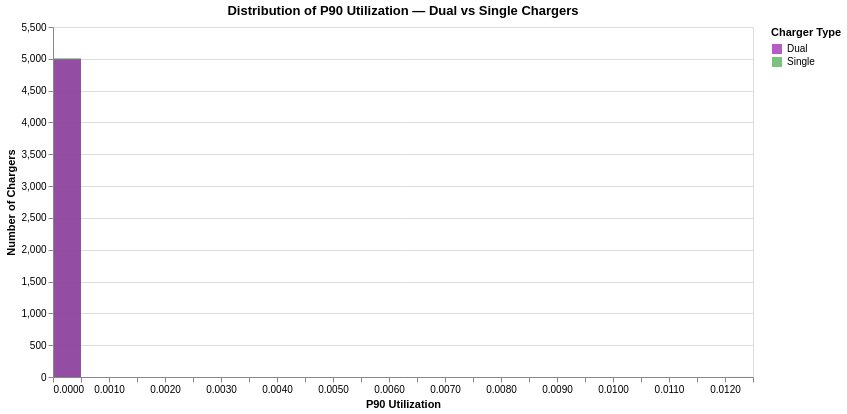

Notebook code cell kept with this figure:
### Code cell
# Distribution of P90 utilization per charger, dual vs single overlaid
util_p90 = (
    charger_analysis.utilization_percentiles(chargers)
    .with_columns(
        pl.when(
            pl.col('IsDual')
            .cast(pl.Utf8)
            .str.to_lowercase()
            .is_in(['true', 'dual', '1'])
        )
        .then(pl.lit('Dual'))
        .otherwise(pl.lit('Single'))
        .alias('ChargerType')
    )
    .to_pandas()
)

alt.Chart(util_p90).mark_bar(opacity=0.75).encode(
    alt.X('P90:Q', bin=alt.Bin(maxbins=40), title='P90 Utilization'),
    alt.Y('count()', title='Number of Chargers', stack=None),
    alt.Color('ChargerType:N', scale=color_scale, legend=alt.Legend(title='Charger Type')),
    tooltip=[
        alt.Tooltip('P90:Q', bin=alt.Bin(maxbins=40), title='P90 Utilization'),
        alt.Tooltip('count()', title='Chargers'),
        alt.Tooltip('ChargerType:N', title='Type'),
    ]
).properties(
    title='Distribution of P90 Utilization — Dual vs Single Chargers',
    width=700, height=350
).interactive()

### Figure 1 — Vega specification as saved in the notebook (floating-point values rounded to 4 significant figures)
{"$schema": "https://vega.github.io/schema/vega/v6.json", "data": [{"name": "param_1e9efca18e7a2868_store"}, {"name": "source_0", "values": [{"ChargerType": "Single", "__count": 5007, "bin_maxbins_40_P90": 0.0, "bin_maxbins_40_P90_end": 0.0005}, {"ChargerType": "Dual", "__count": 4992, "bin_maxbins_40_P90": 0.0, "bin_maxbins_40_P90_end": 0.0005}, {"ChargerType": "Dual", "__count": 1, "bin_maxbins_40_P90": 0.012, "bin_maxbins_40_P90_end": 0.0125}]}, {"name": "source_0_y_domain___count", "values": [{"min": 1, "max": 5007}]}], "signals": [{"name": "bin_maxbins_40_P90_bins", "value": {"fields": ["P90"], "fname": "bin_P90", "start": 0.0, "step": 0.0005, "stop": 0.0125}}, {"name": "unit", "value": {}, "on": [{"events": "pointermove", "update": "isTuple(group()) ? group() : unit"}]}, {"name": "param_1e9efca18e7a2868", "update": "vlSelectionResolve(\"param_1e9efca18e7a2868_store\", \"union\")"}, {"name": "param_1e9efca18e7a2868_P90", "on": [{"events": [{"source": "view", "type": "dblclick"}], "update": "null"}, {"events": {"signal": "param_1e9efca18e7a2868_translate_delta"}, "update": "panLinear(param_1e9efca18e7a2868_translate_anchor.extent_x, -param_1e9efca18e7a2868_translate_delta.x / width)"}, {"events": {"signal": "param_1e9efca18e7a2868_zoom_delta"}, "update": "zoomLinear(domain(\"x\"), param_1e9efca18e7a2868_zoom_anchor.x, param_1e9efca18e7a2868_zoom_delta)"}]}, {"name": "param_1e9efca18e7a2868_tuple", "on": [{"events": [{"signal": "param_1e9efca18e7a2868_P90"}], "update": "param_1e9efca18e7a2868_P90 ? {unit: \"\", fields: param_1e9efca18e7a2868_tuple_fields, values: [param_1e9efca18e7a2868_P90]} : null"}]}, {"name": "param_1e9efca18e7a2868_tuple_fields", "value": [{"field": "P90", "channel": "x", "type": "R"}]}, {"name": "param_1e9efca18e7a2868_translate_anchor", "value": {}, "on": [{"events": [{"source": "scope", "type": "pointerdown"}], "update": "{x: x(unit), y: y(unit), extent_x: domain(\"x\")}"}]}, {"name": "param_1e9efca18e7a2868_translate_delta", "value": {}, "on": [{"events": [{"source": "window", "between": [{"source": "scope", "type": "pointerdown"}, {"source": "window", "type": "pointerup"}], "type": "pointermove", "consume": true}], "update": "{x: param_1e9efca18e7a2868_translate_anchor.x - x(unit), y: param_1e9efca18e7a2868_translate_anchor.y - y(unit)}"}]}, {"name": "param_1e9efca18e7a2868_zoom_anchor", "on": [{"events": [{"source": "scope", "consume": true, "type": "wheel"}], "update": "{x: invert(\"x\", x(unit)), y: invert(\"y\", y(unit))}"}]}, {"name": "param_1e9efca18e7a2868_zoom_delta", "on": [{"events": [{"source": "scope", "type": "wheel", "consume": true}], "update": "pow(1.001, event.deltaY * pow(16, event.deltaMode))", "force": true}]}, {"name": "param_1e9efca18e7a2868_modify", "on": [{"events": {"signal": "param_1e9efca18e7a2868_tuple"}, "update": "modify(\"param_1e9efca18e7a2868_store\", param_1e9efca18e7a2868_tuple, true)"}]}], "marks": [{"type": "rect", "name": "marks", "from": {"data": "source_0"}, "encode": {"update": {"tooltip": {"signal": "{\"P90 Utilization\": !isValid(datum[\"bin_maxbins_40_P90\"]) || !isFinite(+datum[\"bin_maxbins_40_P90\"]) ? \"null\" : format(datum[\"bin_maxbins_40_P90\"], \"\") + \" – \" + format(datum[\"bin_maxbins_40_P90_end\"], \"\"), \"Chargers\": format(datum[\"__count\"], \"\"), \"Type\": isValid(datum[\"ChargerType\"]) ? datum[\"ChargerType\"] : \"\"+datum[\"ChargerType\"]}"}, "fill": {"field": "ChargerType", "scale": "color"}, "x": {"field": "bin_maxbins_40_P90_end", "scale": "x", "offset": {"signal": "0.5 + (abs(scale(\"x\", datum[\"bin_maxbins_40_P90_end\"]) - scale(\"x\", datum[\"bin_maxbins_40_P90\"])) < 0.25 ? 0.5 * (0.25 - (abs(scale(\"x\", datum[\"bin_maxbins_40_P90_end\"]) - scale(\"x\", datum[\"bin_maxbins_40_P90\"])))) : -0.5)"}}, "opacity": {"value": 0.75}, "x2": {"field": "bin_maxbins_40_P90", "scale": "x", "offset": {"signal": "0.5 + (abs(scale(\"x\", datum[\"bin_maxbins_40_P90_end\"]) - scale(\"x\", datum[\"bin_maxbins_40_P90\"])) < 0.25 ? -0.5 * (0.25 - (abs(scale(\"x\", datum[\"bin_maxbins_40_P90_end\"]) - scale(\"x\", datum[\"bin_maxbins_40_P90\"])))) : 0.5)"}}, "y": {"field": "__count", "scale": "y"}, "y2": {"value": 0, "scale": "y"}}}, "style": ["bar"], "interactive": true, "clip": true}], "scales": [{"name": "x", "type": "linear", "domain": {"signal": "[bin_maxbins_40_P90_bins.start, bin_maxbins_40_P90_bins.stop]"}, "range": [0, {"signal": "width"}], "bins": {"signal": "bin_maxbins_40_P90_bins"}, "zero": false, "domainRaw": {"signal": "param_1e9efca18e7a2868[\"P90\"]"}}, {"name": "y", "type": "linear", "domain": [{"signal": "(data(\"source_0_y_domain___count\")[0] || {}).min"}, {"signal": "(data(\"source_0_y_domain___count\")[0] || {}).max"}], "range": [{"signal": "height"}, 0], "zero": true, "nice": true}, {"name": "color", "type": "ordinal", "domain": ["Dual", "Single"], "range": ["#9c27b0", "#4caf50"]}], "axes": [{"scale": "y", "domain": false, "tickCount": {"signal": "ceil(height/40)"}, "maxExtent": 0, "orient": "left", "zindex": 0, "labels": false, "gridScale": "x", "grid": true, "aria": false, "minExtent": 0, "ticks": false}, {"scale": "x", "grid": false, "title": "P90 Utilization", "labelFlush": true, "labelOverlap": true, "tickCount": {"signal": "ceil(width/10)"}, "zindex": 0, "orient": "bottom"}, {"scale": "y", "title": "Number of Chargers", "orient": "left", "labelOverlap": true, "tickCount": {"signal": "ceil(height/40)"}, "zindex": 0, "grid": false}], "title": {"text": "Distribution of P90 Utilization — Dual vs Single Chargers", "frame": "group"}, "background": "white", "padding": 5, "width": 700, "legends": [{"title": "Charger Type", "fill": "color", "symbolType": "square", "encode": {"symbols": {"update": {"opacity": {"value": 0.75}}}}}], "style": "cell", "height": 350}
